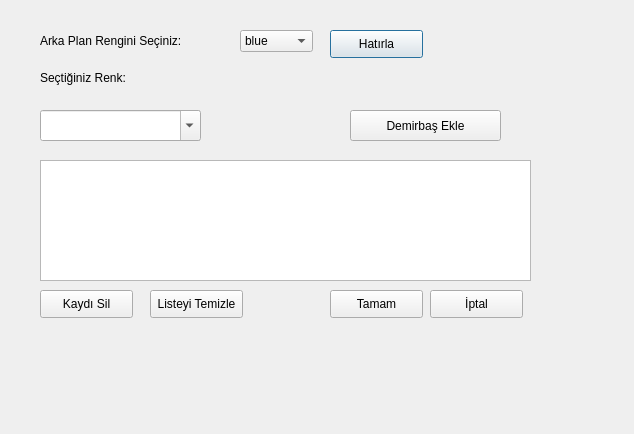
<?xml version="1.0" encoding="UTF-8"?>
<ui version="4.0">
 <class>Dialog</class>
 <widget class="QDialog" name="Dialog">
  <property name="geometry">
   <rect>
    <x>0</x>
    <y>0</y>
    <width>634</width>
    <height>434</height>
   </rect>
  </property>
  <property name="windowTitle">
   <string>Dialog</string>
  </property>
  <widget class="QComboBox" name="cmbRenk">
   <property name="geometry">
    <rect>
     <x>240</x>
     <y>30</y>
     <width>73</width>
     <height>22</height>
    </rect>
   </property>
   <item>
    <property name="text">
     <string>blue</string>
    </property>
   </item>
   <item>
    <property name="text">
     <string>darkCyan</string>
    </property>
   </item>
   <item>
    <property name="text">
     <string>cyan</string>
    </property>
   </item>
   <item>
    <property name="text">
     <string>gray</string>
    </property>
   </item>
   <item>
    <property name="text">
     <string>yellow</string>
    </property>
   </item>
   <item>
    <property name="text">
     <string>orange</string>
    </property>
   </item>
   <item>
    <property name="text">
     <string/>
    </property>
   </item>
  </widget>
  <widget class="QLabel" name="label">
   <property name="geometry">
    <rect>
     <x>40</x>
     <y>31</y>
     <width>171</width>
     <height>20</height>
    </rect>
   </property>
   <property name="text">
    <string>Arka Plan Rengini Seçiniz:</string>
   </property>
  </widget>
  <widget class="QLabel" name="lblRenk">
   <property name="geometry">
    <rect>
     <x>40</x>
     <y>70</y>
     <width>191</width>
     <height>16</height>
    </rect>
   </property>
   <property name="text">
    <string>Seçtiğiniz Renk:</string>
   </property>
  </widget>
  <widget class="QPushButton" name="btnHatirla">
   <property name="geometry">
    <rect>
     <x>330</x>
     <y>30</y>
     <width>93</width>
     <height>28</height>
    </rect>
   </property>
   <property name="text">
    <string>Hatırla</string>
   </property>
  </widget>
  <widget class="QComboBox" name="cmbDemirbas">
   <property name="geometry">
    <rect>
     <x>40</x>
     <y>110</y>
     <width>161</width>
     <height>31</height>
    </rect>
   </property>
   <property name="editable">
    <bool>true</bool>
   </property>
  </widget>
  <widget class="QPushButton" name="btnDemirbasEkle">
   <property name="geometry">
    <rect>
     <x>350</x>
     <y>110</y>
     <width>151</width>
     <height>31</height>
    </rect>
   </property>
   <property name="text">
    <string>Demirbaş Ekle</string>
   </property>
  </widget>
  <widget class="QPushButton" name="btnKayitSil">
   <property name="geometry">
    <rect>
     <x>40</x>
     <y>290</y>
     <width>93</width>
     <height>28</height>
    </rect>
   </property>
   <property name="text">
    <string>Kaydı Sil</string>
   </property>
  </widget>
  <widget class="QPushButton" name="btnTemizle">
   <property name="geometry">
    <rect>
     <x>150</x>
     <y>290</y>
     <width>93</width>
     <height>28</height>
    </rect>
   </property>
   <property name="text">
    <string>Listeyi Temizle</string>
   </property>
  </widget>
  <widget class="QPushButton" name="btnTamam">
   <property name="geometry">
    <rect>
     <x>330</x>
     <y>290</y>
     <width>93</width>
     <height>28</height>
    </rect>
   </property>
   <property name="text">
    <string>Tamam</string>
   </property>
  </widget>
  <widget class="QPushButton" name="btnIptal">
   <property name="geometry">
    <rect>
     <x>430</x>
     <y>290</y>
     <width>93</width>
     <height>28</height>
    </rect>
   </property>
   <property name="text">
    <string>İptal</string>
   </property>
  </widget>
  <widget class="QListWidget" name="listDemirbas">
   <property name="geometry">
    <rect>
     <x>40</x>
     <y>160</y>
     <width>491</width>
     <height>121</height>
    </rect>
   </property>
  </widget>
 </widget>
 <resources/>
 <connections/>
</ui>
